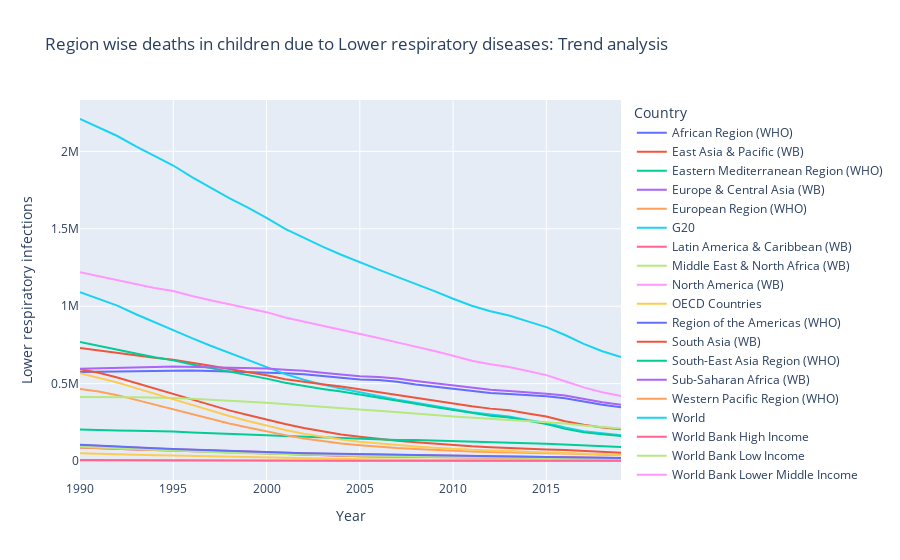

The cell this chart's notebook holds for it:
### Code cell
fig = px.line(data2, x="Year", y="Lower respiratory infections", color='Country',title="Region wise deaths in children due to Lower respiratory diseases: Trend analysis")
fig.show()

### Figure 1 — Plotly figure (JSON) as saved in the notebook; plotly's stock layout.template omitted (floating-point values rounded to 4 significant figures)
{"data": [{"hovertemplate": "Country=African Region (WHO)<br>Year=%{x}<br>Lower respiratory infections=%{y}<extra></extra>", "legendgroup": "African Region (WHO)", "line": {"color": "#636efa", "dash": "solid"}, "marker": {"symbol": "circle"}, "mode": "lines", "name": "African Region (WHO)", "orientation": "v", "showlegend": true, "type": "scatter", "x": [1990, 1991, 1992, 1993, 1994, 1995, 1996, 1997, 1998, 1999, 2000, 2001, 2002, 2003, 2004, 2005, 2006, 2007, 2008, 2009, 2010, 2011, 2012, 2013, 2014, 2015, 2016, 2017, 2018, 2019], "xaxis": "x", "y": [574550, 576609, 580524, 582585, 585053, 587630, 584975, 581897, 578780, 577367, 575097, 567422, 561299, 550057, 538459, 527585, 522927, 512704, 495310, 480983, 465196, 449834, 440197, 433458, 427640, 418145, 406428, 384316, 364205, 347237], "yaxis": "y"}, {"hovertemplate": "Country=East Asia & Pacific (WB)<br>Year=%{x}<br>Lower respiratory infections=%{y}<extra></extra>", "legendgroup": "East Asia & Pacific (WB)", "line": {"color": "#EF553B", "dash": "solid"}, "marker": {"symbol": "circle"}, "mode": "lines", "name": "East Asia & Pacific (WB)", "orientation": "v", "showlegend": true, "type": "scatter", "x": [1990, 1991, 1992, 1993, 1994, 1995, 1996, 1997, 1998, 1999, 2000, 2001, 2002, 2003, 2004, 2005, 2006, 2007, 2008, 2009, 2010, 2011, 2012, 2013, 2014, 2015, 2016, 2017, 2018, 2019], "xaxis": "x", "y": [593354, 570420, 540290, 504587, 467975, 430549, 394069, 359150, 327580, 297789, 267586, 238989, 213535, 190899, 172205, 157803, 143748, 131037, 121959, 112618, 102755, 95269, 89892, 83847, 77715, 74136, 70851, 65021, 58792, 54067], "yaxis": "y"}, {"hovertemplate": "Country=Eastern Mediterranean Region (WHO)<br>Year=%{x}<br>Lower respiratory infections=%{y}<extra></extra>", "legendgroup": "Eastern Mediterranean Region (WHO)", "line": {"color": "#00cc96", "dash": "solid"}, "marker": {"symbol": "circle"}, "mode": "lines", "name": "Eastern Mediterranean Region (WHO)", "orientation": "v", "showlegend": true, "type": "scatter", "x": [1990, 1991, 1992, 1993, 1994, 1995, 1996, 1997, 1998, 1999, 2000, 2001, 2002, 2003, 2004, 2005, 2006, 2007, 2008, 2009, 2010, 2011, 2012, 2013, 2014, 2015, 2016, 2017, 2018, 2019], "xaxis": "x", "y": [203494, 198947, 197082, 196356, 194683, 191080, 184683, 181164, 176412, 172405, 167069, 161501, 156995, 155490, 151582, 145893, 141231, 136205, 136066, 133361, 129138, 125016, 121180, 118524, 114999, 111698, 107377, 101438, 93967, 90290], "yaxis": "y"}, {"hovertemplate": "Country=Europe & Central Asia (WB)<br>Year=%{x}<br>Lower respiratory infections=%{y}<extra></extra>", "legendgroup": "Europe & Central Asia (WB)", "line": {"color": "#ab63fa", "dash": "solid"}, "marker": {"symbol": "circle"}, "mode": "lines", "name": "Europe & Central Asia (WB)", "orientation": "v", "showlegend": true, "type": "scatter", "x": [1990, 1991, 1992, 1993, 1994, 1995, 1996, 1997, 1998, 1999, 2000, 2001, 2002, 2003, 2004, 2005, 2006, 2007, 2008, 2009, 2010, 2011, 2012, 2013, 2014, 2015, 2016, 2017, 2018, 2019], "xaxis": "x", "y": [88286, 82126, 77605, 74217, 71388, 67640, 63406, 59414, 55161, 50878, 46456, 42489, 38768, 35618, 33081, 30833, 29102, 27508, 26029, 24769, 23446, 22514, 21899, 20975, 20002, 18889, 17720, 16376, 15475, 14581], "yaxis": "y"}, {"hovertemplate": "Country=European Region (WHO)<br>Year=%{x}<br>Lower respiratory infections=%{y}<extra></extra>", "legendgroup": "European Region (WHO)", "line": {"color": "#FFA15A", "dash": "solid"}, "marker": {"symbol": "circle"}, "mode": "lines", "name": "European Region (WHO)", "orientation": "v", "showlegend": true, "type": "scatter", "x": [1990, 1991, 1992, 1993, 1994, 1995, 1996, 1997, 1998, 1999, 2000, 2001, 2002, 2003, 2004, 2005, 2006, 2007, 2008, 2009, 2010, 2011, 2012, 2013, 2014, 2015, 2016, 2017, 2018, 2019], "xaxis": "x", "y": [88524, 82325, 77791, 74360, 71518, 67750, 63492, 59488, 55233, 50940, 46510, 42536, 38812, 35663, 33122, 30870, 29140, 27543, 26063, 24805, 23477, 22545, 21932, 21007, 20033, 18919, 17755, 16405, 15502, 14605], "yaxis": "y"}, {"hovertemplate": "Country=G20<br>Year=%{x}<br>Lower respiratory infections=%{y}<extra></extra>", "legendgroup": "G20", "line": {"color": "#19d3f3", "dash": "solid"}, "marker": {"symbol": "circle"}, "mode": "lines", "name": "G20", "orientation": "v", "showlegend": true, "type": "scatter", "x": [1990, 1991, 1992, 1993, 1994, 1995, 1996, 1997, 1998, 1999, 2000, 2001, 2002, 2003, 2004, 2005, 2006, 2007, 2008, 2009, 2010, 2011, 2012, 2013, 2014, 2015, 2016, 2017, 2018, 2019], "xaxis": "x", "y": [1090480, 1047431, 1004008, 948128, 895503, 847767, 793562, 744609, 697978, 652578, 607297, 561740, 525107, 493872, 469032, 444154, 418501, 395531, 376306, 354372, 333757, 314910, 300770, 287923, 265533, 246019, 216642, 193243, 179653, 167540], "yaxis": "y"}, {"hovertemplate": "Country=Latin America & Caribbean (WB)<br>Year=%{x}<br>Lower respiratory infections=%{y}<extra></extra>", "legendgroup": "Latin America & Caribbean (WB)", "line": {"color": "#FF6692", "dash": "solid"}, "marker": {"symbol": "circle"}, "mode": "lines", "name": "Latin America & Caribbean (WB)", "orientation": "v", "showlegend": true, "type": "scatter", "x": [1990, 1991, 1992, 1993, 1994, 1995, 1996, 1997, 1998, 1999, 2000, 2001, 2002, 2003, 2004, 2005, 2006, 2007, 2008, 2009, 2010, 2011, 2012, 2013, 2014, 2015, 2016, 2017, 2018, 2019], "xaxis": "x", "y": [103617, 96771, 91281, 86071, 80947, 76450, 72137, 67744, 63404, 59581, 55933, 52579, 49869, 47747, 45449, 43146, 41193, 39257, 37457, 35807, 34024, 32406, 30668, 29144, 27406, 25626, 24119, 22547, 21262, 20140], "yaxis": "y"}, {"hovertemplate": "Country=Middle East & North Africa (WB)<br>Year=%{x}<br>Lower respiratory infections=%{y}<extra></extra>", "legendgroup": "Middle East & North Africa (WB)", "line": {"color": "#B6E880", "dash": "solid"}, "marker": {"symbol": "circle"}, "mode": "lines", "name": "Middle East & North Africa (WB)", "orientation": "v", "showlegend": true, "type": "scatter", "x": [1990, 1991, 1992, 1993, 1994, 1995, 1996, 1997, 1998, 1999, 2000, 2001, 2002, 2003, 2004, 2005, 2006, 2007, 2008, 2009, 2010, 2011, 2012, 2013, 2014, 2015, 2016, 2017, 2018, 2019], "xaxis": "x", "y": [94450, 88880, 83572, 78032, 72420, 67597, 61467, 57405, 53968, 51199, 47982, 44965, 42536, 40779, 38820, 36825, 35020, 33941, 32508, 31056, 28879, 27475, 25597, 24219, 22158, 21451, 18542, 16618, 14941, 13625], "yaxis": "y"}, {"hovertemplate": "Country=North America (WB)<br>Year=%{x}<br>Lower respiratory infections=%{y}<extra></extra>", "legendgroup": "North America (WB)", "line": {"color": "#FF97FF", "dash": "solid"}, "marker": {"symbol": "circle"}, "mode": "lines", "name": "North America (WB)", "orientation": "v", "showlegend": true, "type": "scatter", "x": [1990, 1991, 1992, 1993, 1994, 1995, 1996, 1997, 1998, 1999, 2000, 2001, 2002, 2003, 2004, 2005, 2006, 2007, 2008, 2009, 2010, 2011, 2012, 2013, 2014, 2015, 2016, 2017, 2018, 2019], "xaxis": "x", "y": [1476, 1418, 1332, 1279, 1211, 1125, 1068, 1030, 1000, 947, 905, 881, 873, 878, 855, 853, 850, 844, 809, 762, 699, 675, 654, 648, 643, 644, 637, 613, 585, 568], "yaxis": "y"}, {"hovertemplate": "Country=OECD Countries<br>Year=%{x}<br>Lower respiratory infections=%{y}<extra></extra>", "legendgroup": "OECD Countries", "line": {"color": "#FECB52", "dash": "solid"}, "marker": {"symbol": "circle"}, "mode": "lines", "name": "OECD Countries", "orientation": "v", "showlegend": true, "type": "scatter", "x": [1990, 1991, 1992, 1993, 1994, 1995, 1996, 1997, 1998, 1999, 2000, 2001, 2002, 2003, 2004, 2005, 2006, 2007, 2008, 2009, 2010, 2011, 2012, 2013, 2014, 2015, 2016, 2017, 2018, 2019], "xaxis": "x", "y": [51162, 46740, 43276, 40128, 37781, 35417, 32709, 29952, 27019, 24265, 21542, 19069, 16889, 14642, 12890, 11504, 10451, 9599, 8875, 8352, 7820, 7345, 6871, 6505, 6151, 5779, 5424, 5046, 4793, 4533], "yaxis": "y"}, {"hovertemplate": "Country=Region of the Americas (WHO)<br>Year=%{x}<br>Lower respiratory infections=%{y}<extra></extra>", "legendgroup": "Region of the Americas (WHO)", "line": {"color": "#636efa", "dash": "solid"}, "marker": {"symbol": "circle"}, "mode": "lines", "name": "Region of the Americas (WHO)", "orientation": "v", "showlegend": true, "type": "scatter", "x": [1990, 1991, 1992, 1993, 1994, 1995, 1996, 1997, 1998, 1999, 2000, 2001, 2002, 2003, 2004, 2005, 2006, 2007, 2008, 2009, 2010, 2011, 2012, 2013, 2014, 2015, 2016, 2017, 2018, 2019], "xaxis": "x", "y": [105031, 98131, 92555, 87292, 82103, 77517, 73153, 68721, 64356, 60481, 56797, 53423, 50707, 48593, 46276, 43971, 42017, 40077, 38244, 36549, 34705, 33063, 31304, 29778, 28037, 26259, 24745, 23150, 21838, 20699], "yaxis": "y"}, {"hovertemplate": "Country=South Asia (WB)<br>Year=%{x}<br>Lower respiratory infections=%{y}<extra></extra>", "legendgroup": "South Asia (WB)", "line": {"color": "#EF553B", "dash": "solid"}, "marker": {"symbol": "circle"}, "mode": "lines", "name": "South Asia (WB)", "orientation": "v", "showlegend": true, "type": "scatter", "x": [1990, 1991, 1992, 1993, 1994, 1995, 1996, 1997, 1998, 1999, 2000, 2001, 2002, 2003, 2004, 2005, 2006, 2007, 2008, 2009, 2010, 2011, 2012, 2013, 2014, 2015, 2016, 2017, 2018, 2019], "xaxis": "x", "y": [730906, 714282, 702312, 683319, 667010, 654232, 632869, 615529, 595320, 575625, 553805, 528865, 510460, 496757, 482116, 463743, 442650, 422970, 408576, 389489, 371805, 353642, 338775, 327958, 307769, 287791, 257931, 234078, 217220, 204855], "yaxis": "y"}, {"hovertemplate": "Country=South-East Asia Region (WHO)<br>Year=%{x}<br>Lower respiratory infections=%{y}<extra></extra>", "legendgroup": "South-East Asia Region (WHO)", "line": {"color": "#00cc96", "dash": "solid"}, "marker": {"symbol": "circle"}, "mode": "lines", "name": "South-East Asia Region (WHO)", "orientation": "v", "showlegend": true, "type": "scatter", "x": [1990, 1991, 1992, 1993, 1994, 1995, 1996, 1997, 1998, 1999, 2000, 2001, 2002, 2003, 2004, 2005, 2006, 2007, 2008, 2009, 2010, 2011, 2012, 2013, 2014, 2015, 2016, 2017, 2018, 2019], "xaxis": "x", "y": [769780, 745560, 724182, 695380, 670022, 650507, 624052, 601607, 579757, 557178, 532416, 505296, 484394, 465920, 448911, 430200, 407815, 388395, 370328, 348822, 329017, 309642, 293449, 280840, 259290, 238870, 207999, 185472, 172601, 161221], "yaxis": "y"}, {"hovertemplate": "Country=Sub-Saharan Africa (WB)<br>Year=%{x}<br>Lower respiratory infections=%{y}<extra></extra>", "legendgroup": "Sub-Saharan Africa (WB)", "line": {"color": "#ab63fa", "dash": "solid"}, "marker": {"symbol": "circle"}, "mode": "lines", "name": "Sub-Saharan Africa (WB)", "orientation": "v", "showlegend": true, "type": "scatter", "x": [1990, 1991, 1992, 1993, 1994, 1995, 1996, 1997, 1998, 1999, 2000, 2001, 2002, 2003, 2004, 2005, 2006, 2007, 2008, 2009, 2010, 2011, 2012, 2013, 2014, 2015, 2016, 2017, 2018, 2019], "xaxis": "x", "y": [595767, 597535, 601758, 604401, 607383, 610232, 607630, 604542, 601320, 599729, 597370, 589324, 582861, 570975, 558891, 548096, 543459, 533603, 516833, 502335, 486170, 470131, 459985, 452451, 446050, 435650, 423658, 400738, 380505, 363551], "yaxis": "y"}, {"hovertemplate": "Country=Western Pacific Region (WHO)<br>Year=%{x}<br>Lower respiratory infections=%{y}<extra></extra>", "legendgroup": "Western Pacific Region (WHO)", "line": {"color": "#FFA15A", "dash": "solid"}, "marker": {"symbol": "circle"}, "mode": "lines", "name": "Western Pacific Region (WHO)", "orientation": "v", "showlegend": true, "type": "scatter", "x": [1990, 1991, 1992, 1993, 1994, 1995, 1996, 1997, 1998, 1999, 2000, 2001, 2002, 2003, 2004, 2005, 2006, 2007, 2008, 2009, 2010, 2011, 2012, 2013, 2014, 2015, 2016, 2017, 2018, 2019], "xaxis": "x", "y": [466312, 449669, 425828, 395713, 364737, 333108, 302046, 271681, 242974, 217138, 191917, 167688, 146472, 127717, 112857, 102562, 92685, 84038, 77970, 72144, 66087, 61871, 59283, 55529, 51649, 50209, 49080, 45141, 40601, 37273], "yaxis": "y"}, {"hovertemplate": "Country=World<br>Year=%{x}<br>Lower respiratory infections=%{y}<extra></extra>", "legendgroup": "World", "line": {"color": "#19d3f3", "dash": "solid"}, "marker": {"symbol": "circle"}, "mode": "lines", "name": "World", "orientation": "v", "showlegend": true, "type": "scatter", "x": [1990, 1991, 1992, 1993, 1994, 1995, 1996, 1997, 1998, 1999, 2000, 2001, 2002, 2003, 2004, 2005, 2006, 2007, 2008, 2009, 2010, 2011, 2012, 2013, 2014, 2015, 2016, 2017, 2018, 2019], "xaxis": "x", "y": [2209128, 2152647, 2099333, 2033025, 1969416, 1908865, 1833638, 1765777, 1698704, 1636678, 1570943, 1498974, 1439764, 1384504, 1332256, 1282132, 1236847, 1189966, 1144956, 1097597, 1048514, 1002827, 968168, 939922, 902402, 864821, 814076, 756578, 709340, 671928], "yaxis": "y"}, {"hovertemplate": "Country=World Bank High Income<br>Year=%{x}<br>Lower respiratory infections=%{y}<extra></extra>", "legendgroup": "World Bank High Income", "line": {"color": "#FF6692", "dash": "solid"}, "marker": {"symbol": "circle"}, "mode": "lines", "name": "World Bank High Income", "orientation": "v", "showlegend": true, "type": "scatter", "x": [1990, 1991, 1992, 1993, 1994, 1995, 1996, 1997, 1998, 1999, 2000, 2001, 2002, 2003, 2004, 2005, 2006, 2007, 2008, 2009, 2010, 2011, 2012, 2013, 2014, 2015, 2016, 2017, 2018, 2019], "xaxis": "x", "y": [7482, 6854, 6315, 5761, 5366, 4938, 4566, 4232, 3980, 3677, 3403, 3170, 3006, 2895, 2751, 2642, 2544, 2489, 2406, 2292, 2134, 2047, 1954, 1875, 1821, 1781, 1731, 1619, 1527, 1453], "yaxis": "y"}, {"hovertemplate": "Country=World Bank Low Income<br>Year=%{x}<br>Lower respiratory infections=%{y}<extra></extra>", "legendgroup": "World Bank Low Income", "line": {"color": "#B6E880", "dash": "solid"}, "marker": {"symbol": "circle"}, "mode": "lines", "name": "World Bank Low Income", "orientation": "v", "showlegend": true, "type": "scatter", "x": [1990, 1991, 1992, 1993, 1994, 1995, 1996, 1997, 1998, 1999, 2000, 2001, 2002, 2003, 2004, 2005, 2006, 2007, 2008, 2009, 2010, 2011, 2012, 2013, 2014, 2015, 2016, 2017, 2018, 2019], "xaxis": "x", "y": [414027, 411484, 412664, 412814, 411318, 408097, 402010, 396754, 389577, 383462, 375943, 366680, 358165, 349693, 339333, 332664, 325238, 317421, 307267, 297212, 287364, 278831, 271232, 265211, 259382, 251635, 243030, 230555, 219630, 210141], "yaxis": "y"}, {"hovertemplate": "Country=World Bank Lower Middle Income<br>Year=%{x}<br>Lower respiratory infections=%{y}<extra></extra>", "legendgroup": "World Bank Lower Middle Income", "line": {"color": "#FF97FF", "dash": "solid"}, "marker": {"symbol": "circle"}, "mode": "lines", "name": "World Bank Lower Middle Income", "orientation": "v", "showlegend": true, "type": "scatter", "x": [1990, 1991, 1992, 1993, 1994, 1995, 1996, 1997, 1998, 1999, 2000, 2001, 2002, 2003, 2004, 2005, 2006, 2007, 2008, 2009, 2010, 2011, 2012, 2013, 2014, 2015, 2016, 2017, 2018, 2019], "xaxis": "x", "y": [1219879, 1193713, 1171480, 1142318, 1117304, 1097935, 1065846, 1039012, 1013170, 989656, 961751, 927753, 901789, 875898, 850351, 820831, 794973, 766582, 740326, 710867, 679678, 648220, 625208, 607834, 581489, 555225, 515739, 475950, 444305, 420181], "yaxis": "y"}, {"hovertemplate": "Country=World Bank Upper Middle Income<br>Year=%{x}<br>Lower respiratory infections=%{y}<extra></extra>", "legendgroup": "World Bank Upper Middle Income", "line": {"color": "#FECB52", "dash": "solid"}, "marker": {"symbol": "circle"}, "mode": "lines", "name": "World Bank Upper Middle Income", "orientation": "v", "showlegend": true, "type": "scatter", "x": [1990, 1991, 1992, 1993, 1994, 1995, 1996, 1997, 1998, 1999, 2000, 2001, 2002, 2003, 2004, 2005, 2006, 2007, 2008, 2009, 2010, 2011, 2012, 2013, 2014, 2015, 2016, 2017, 2018, 2019], "xaxis": "x", "y": [566663, 539544, 507844, 471127, 434452, 396942, 360284, 324865, 291072, 258992, 228974, 200515, 175964, 155192, 139003, 125180, 113286, 102685, 94188, 86481, 78617, 73029, 69091, 64337, 59066, 55560, 52977, 47881, 43328, 39623], "yaxis": "y"}], "layout": {"legend": {"title": {"text": "Country"}, "tracegroupgap": 0}, "title": {"text": "Region wise deaths in children due to Lower respiratory diseases: Trend analysis"}, "xaxis": {"anchor": "y", "domain": [0, 1], "title": {"text": "Year"}}, "yaxis": {"anchor": "x", "domain": [0, 1], "title": {"text": "Lower respiratory infections"}}}}
